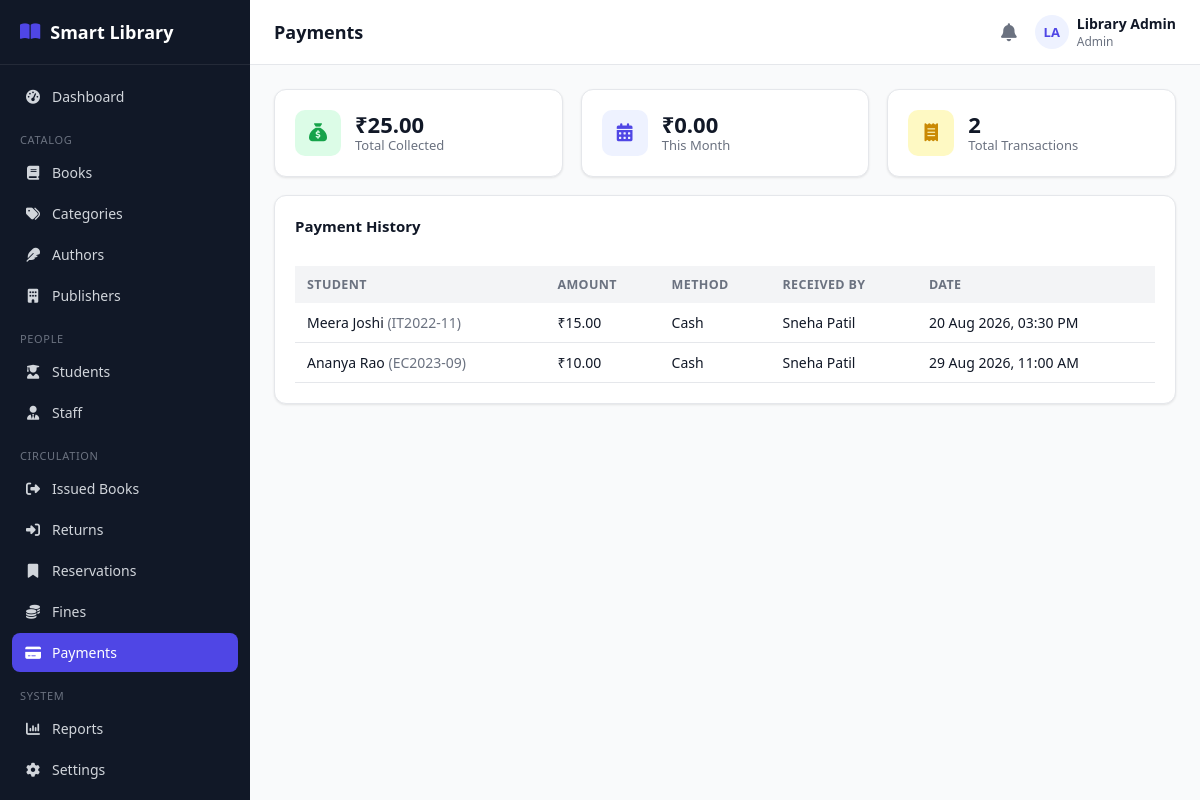
/admin/payments.php (signed in), run on the app's committed database.
### tables this page shows
CREATE TABLE payments (
    id INT AUTO_INCREMENT PRIMARY KEY,
    fine_id INT NOT NULL,
    student_id INT NOT NULL,
    amount DECIMAL(10,2) NOT NULL,
    payment_method ENUM('cash','card','online') NOT NULL DEFAULT 'cash',
    received_by INT DEFAULT NULL,
    payment_date DATETIME NOT NULL DEFAULT CURRENT_TIMESTAMP,
    FOREIGN KEY (fine_id) REFERENCES fines(id) ON DELETE CASCADE,
    FOREIGN KEY (student_id) REFERENCES students(id) ON DELETE CASCADE,
    FOREIGN KEY (received_by) REFERENCES users(id) ON DELETE SET NULL
);

CREATE TABLE users (
    id INT AUTO_INCREMENT PRIMARY KEY,
    name VARCHAR(120) NOT NULL,
    email VARCHAR(150) NOT NULL UNIQUE,
    password VARCHAR(255) NOT NULL,
    role ENUM('admin','librarian','student') NOT NULL,
    phone VARCHAR(20) DEFAULT NULL,
    photo VARCHAR(255) DEFAULT NULL,
    status ENUM('active','inactive') NOT NULL DEFAULT 'active',
    reset_token VARCHAR(255) DEFAULT NULL,
    reset_expires DATETIME DEFAULT NULL,
    created_at TIMESTAMP DEFAULT CURRENT_TIMESTAMP,
    updated_at TIMESTAMP DEFAULT CURRENT_TIMESTAMP ON UPDATE CURRENT_TIMESTAMP
);

CREATE TABLE students (
    id INT AUTO_INCREMENT PRIMARY KEY,
    user_id INT NOT NULL,
    roll_number VARCHAR(40) NOT NULL UNIQUE,
    course VARCHAR(100) DEFAULT NULL,
    department VARCHAR(100) DEFAULT NULL,
    year VARCHAR(20) DEFAULT NULL,
    division VARCHAR(20) DEFAULT NULL,
    address VARCHAR(255) DEFAULT NULL,
    registration_date DATE NOT NULL,
    max_books INT NOT NULL DEFAULT 3,
    created_at TIMESTAMP DEFAULT CURRENT_TIMESTAMP,
    updated_at TIMESTAMP DEFAULT CURRENT_TIMESTAMP ON UPDATE CURRENT_TIMESTAMP,
    FOREIGN KEY (user_id) REFERENCES users(id) ON DELETE CASCADE
);

### includes/functions.php (called while the page is built, shortened)
<?php
function e($value) {
    return htmlspecialchars($value ?? '', ENT_QUOTES, 'UTF-8');
}

### admin/payments.php (the view, shortened to what this page needs)
<?php
require_once __DIR__ . '/../includes/functions.php';
require_once __DIR__ . '/../includes/auth-check.php';
$payments = $pdo->query("
    SELECT p.*, u.name student_name, s.roll_number, rc.name received_by_name
    FROM payments p
    JOIN students s ON s.id = p.student_id
    JOIN users u ON u.id = s.user_id
    LEFT JOIN users rc ON rc.id = p.received_by
    ORDER BY p.id DESC")->fetchAll();
$totalCollected = (float)$pdo->query("SELECT COALESCE(SUM(amount),0) FROM payments")->fetchColumn();
$thisMonth = (float)$pdo->query("SELECT COALESCE(SUM(amount),0) FROM payments WHERE MONTH(payment_date)=MONTH(CURDATE()) AND YEAR(payment_date)=YEAR(CURDATE())")->fetchColumn();
include __DIR__ . '/../includes/header.php';
?>
<div class="grid grid-3" style="margin-bottom:18px;">
    <div class="card stat-card">
        <div class="icon green"><i class="fa-solid fa-sack-dollar"></i></div>
        <div><div class="num">&#8377;<?= number_format($totalCollected, 2) ?></div><div class="label">Total Collected</div></div>
    </div>
    <div class="card stat-card">
        <div class="icon blue"><i class="fa-solid fa-calendar-days"></i></div>
        <div><div class="num">&#8377;<?= number_format($thisMonth, 2) ?></div><div class="label">This Month</div></div>
    </div>
    <div class="card stat-card">
        <div class="icon yellow"><i class="fa-solid fa-receipt"></i></div>
        <div><div class="num"><?= count($payments) ?></div><div class="label">Total Transactions</div></div>
    </div>
</div>
<div class="card">
    <div class="table-toolbar"><h3 class="mt-0">Payment History</h3><div></div></div>
    <?php if (!$payments): ?>
        <div class="empty-state"><i class="fa-solid fa-credit-card"></i>No payments recorded yet.</div>
    <?php else: ?>
    <div class="table-wrap">
        <table class="data-table">
            <thead><tr><th>Student</th><th>Amount</th><th>Method</th><th>Received By</th><th>Date</th></tr></thead>
            <tbody>
            <?php foreach ($payments as $p): ?>
                <tr>
                    <td><?= e($p['student_name']) ?> <span class="text-muted">(<?= e($p['roll_number']) ?>)</span></td>
                    <td>&#8377;<?= number_format($p['amount'], 2) ?></td>
                    <td><?= ucfirst(e($p['payment_method'])) ?></td>
                    <td><?= e($p['received_by_name'] ?? '—') ?></td>
                    <td><?= date('d M Y, h:i A', strtotime($p['payment_date'])) ?></td>
                </tr>
            <?php endforeach; ?>
            </tbody>
        </table>
    </div>
    <?php endif; ?>
</div>
<?php include __DIR__ . '/../includes/footer.php'; ?>

### assets/css/style.css (style rules this page uses)
:root { --primary: #4f46e5; --primary-dark: #4338ca; --primary-light: #eef2ff; --success: #16a34a; --success-light: #dcfce7; --warning: #ca8a04; --warning-light: #fef9c3; --danger: #dc2626; --danger-light: #fee2e2; --gray: #6b7280; --gray-light: #f3f4f6; --border: #e5e7eb; --text: #111827; --text-muted: #6b7280; --bg: #f9fafb; --white: #ffffff; --sidebar-w: 250px; --radius: 12px; --shadow: 0 1px 3px rgba(0,0,0,0.06), 0 1px 2px rgba(0,0,0,0.04); }
* { box-sizing: border-box; }
body { margin: 0; font-family: 'Segoe UI', system-ui, -apple-system, Roboto, sans-serif; background: var(--bg); color: var(--text); font-size: 15px; }
.grid { display: grid; gap: 18px; }
.grid-3 { grid-template-columns: repeat(3, 1fr); }
.card { background: var(--white); border: 1px solid var(--border); border-radius: var(--radius); box-shadow: var(--shadow); padding: 20px; }
.card h3 { margin: 0 0 14px; font-size: 15px; font-weight: 700; }
.stat-card { display: flex; align-items: center; gap: 14px; }
.stat-card .icon { width: 46px; height: 46px; border-radius: 10px; display: flex; align-items: center; justify-content: center; font-size: 18px; flex-shrink: 0; }
.stat-card .icon.blue { background: var(--primary-light); color: var(--primary); }
.stat-card .icon.green { background: var(--success-light); color: var(--success); }
.stat-card .icon.yellow { background: var(--warning-light); color: var(--warning); }
.stat-card .num { font-size: 22px; font-weight: 800; line-height: 1.1; }
.stat-card .label { font-size: 13px; color: var(--text-muted); }
.table-wrap { overflow-x: auto; }
table.data-table { width: 100%; border-collapse: collapse; font-size: 14px; }
.data-table th { text-align: left; padding: 10px 12px; background: var(--gray-light); font-weight: 700; font-size: 12.5px; text-transform: uppercase; letter-spacing: 0.03em; color: var(--text-muted); white-space: nowrap; }
.data-table td { padding: 10px 12px; border-bottom: 1px solid var(--border); vertical-align: middle; }
.table-toolbar { display: flex; justify-content: space-between; align-items: center; margin-bottom: 16px; gap: 12px; flex-wrap: wrap; }
.text-muted { color: var(--text-muted); }
.mt-0 { margin-top: 0; }

### data on the page
payments: users.name "Meera Joshi", student.roll_number "IT2022-11", amount "15.00", payment_method "Cash", received_by.name "Sneha Patil", payment_date "20 Aug 2026, 03:30 PM"
payments: users.name "Ananya Rao", student.roll_number "EC2023-09", amount "10.00", payment_method "Cash", received_by.name "Sneha Patil", payment_date "29 Aug 2026, 11:00 AM"

### other printed values
$label "Dashboard"
$item['_section'] "CATALOG"
$label "Books"
$label "Categories"
$label "Authors"
$label "Publishers"
$item['_section'] "PEOPLE"
$label "Students"
$label "Staff"
$item['_section'] "CIRCULATION"
$label "Issued Books"
$label "Returns"
$label "Reservations"
$label "Fines"
$label "Payments"
